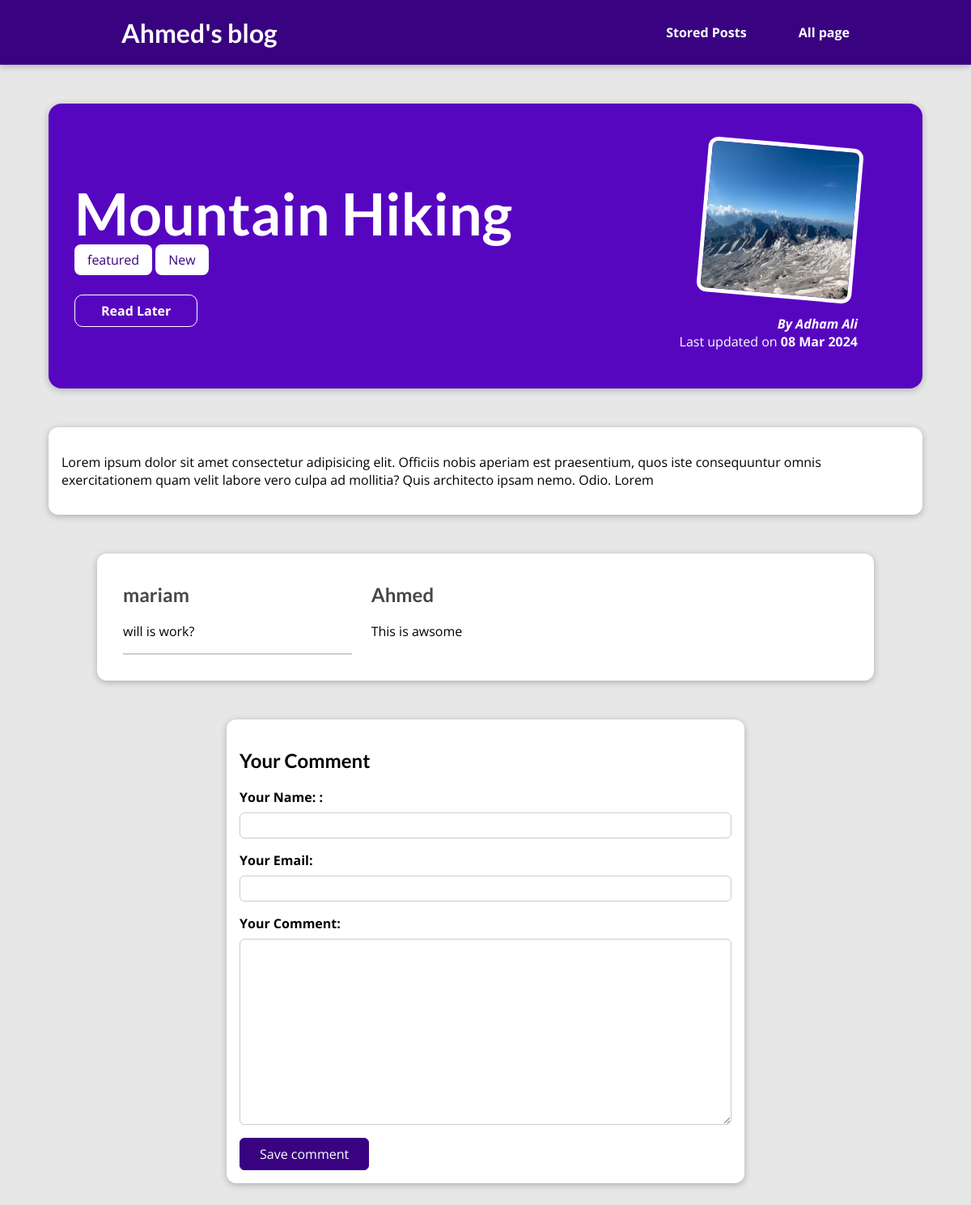
The app's page /posts/mountain-hiking with its own data.
### blog/models.py (models this page shows, shortened)
class Post(models.Model):
    title = models.CharField(max_length=100)
    excerpt = models.CharField(max_length=254)
    image = models.ImageField(upload_to="posts", null=True)
    date = models.DateField(auto_now=True)
    slug = models.SlugField(default="", null=False,
                            blank=True,
                            unique=True)
    author = models.ForeignKey(Author, on_delete=models.SET_NULL,
                               null=True,
                               related_name="posts")
    tags = models.ManyToManyField(Tag)
    content = models.TextField()

class Tag(models.Model):
    captions = models.CharField(max_length=20)

class Author(models.Model):
    first_name = models.CharField(max_length=100)
    last_name = models.CharField(max_length=100)
    email_address = models.EmailField(unique=True)
    def full_name(self):
        return f"{self.first_name} {self.last_name}"
    def __str__(self):
        return self.full_name()

class Comments(models.Model):
    user_name = models.CharField(max_length=120)
    user_email = models.EmailField(null=True)
    text = models.TextField(max_length=300)
    post = models.ForeignKey(Post, on_delete=models.CASCADE,
                             related_name="comments")

### blog/views.py (the view, shortened to what this page needs)
# urls.py: path("posts/<slug:slug>", views.PostDetailView.as_view(),
class PostDetailView(View):
    def is_stored_posts(self, request, post_id):
        stored_post = request.session.get("stored_posts")
        if stored_post is not None:
            is_saved_for_later = post_id in stored_post
        else:
            is_saved_for_later = False
        return is_saved_for_later
    def get(self, request, slug):
        post = Post.objects.get(slug=slug)
        context = {
            "post": post,
            "post_tags": post.tags.all(),
            "comment_form": CommentForms(),
            "comments": post.comments.all().order_by("-id"),
            "saved": self.is_stored_posts(request, post.id)
        }
        return render(request, "blog/post_detail.html", context)

### blog/forms.py
class CommentForms(forms.ModelForm):
    class Meta:
        model = Comments
        exclude = ["post"]
        labels = {
            "user_name": "Your Name: ",
            "user_email": "Your Email",
            "text": "Your Comment"
        }
        def user_name(self):
            return str(self.user_name).capitalize()

### blog/templates/blog/post_detail.html (shortened to what this page needs)
{%extends "base.html"%}
{%load static%}
{%block css_files%}
<link rel="stylesheet" href="{%static "blog/all_posts.css"%}">
<link rel="stylesheet" href="{%static "blog/post.css"%}">
<link rel="stylesheet" href="{%static "blog/post_detail.css"%}">
{%endblock%}
{%block content%}
<section id="summary">
    <h2>{{post.title}}</h2>
    <div>
        {%for tag in post_tags %}
        <span class="tag">{{tag.captions}}</span>
        {%endfor%}
    </div>
    <div id="read-later">
        <form action="{%url "read-later"%}" method="POST">
            <button>
                {% if saved %}
                    Remove from read later
                {%else%}
                Read Later
                {% endif %}
            </button>
        </form>
    </div>
    <article>
        <img src="{{post.image.url}}" alt="Post-title">
        <address>By  <a href="mailto:{{post.author.email_address}}">{{post.author}}</a></address>
        <div>
            Last updated on <time>{{post.date|date:"d M Y"}}</time>
        </div>
    </article>
</section>
<main>
    <p>{{post.content|linebreaks}}</p>
</main>
<section id="comments">
    <ul>
        {%for comment in comments%}
        <li>
            <h2>{{comment.user_name}}</h2>
            <p>{{comment.text|linebreaks}}</p>
        </li>
        {%endfor%}
    </ul>
</section>
<section  id="comment-form">
    <h2>Your Comment</h2>
    <form action="{%url "post-detail-page" post.slug%}" method="POST">
        {%for form_field in comment_form%}
        <div class="form-control {%if form_field.errors%} invalid {%endif%}">
            {{form_field.label_tag}}
            {{form_field}}
        </div>
        {%endfor%}
        <button>Save comment</button>
    </form>
</section>
{%endblock%}

### templates/base.html (shortened to what this page needs)
{%load static%}
<!DOCTYPE html>
<html lang="en">
<head>
    <link rel="stylesheet" href="{%static "app.css"%}">
    {%block css_files%}
    {%endblock%}
</head>
<body>
    <header id="main-navigation">
        <h1><a href="{%url "starting-page"%}">Ahmed's blog</a></h1>
        <nav>
            <a href="{%url "read-later"%}">Stored Posts</a>
            <a href="{%url "posts-page"%}">All page</a>
        </nav>
    </header>
    {%block content%}
    {%endblock%}
</body>
</html>

### static/app.css (style rules this page uses)
* { box-sizing: border-box; }
html { font-family: 'Open Sans', 'Lato', sans-serif; }
body { margin: 0; }
h1, h2, h3 { font-family: 'Lato', sans-serif; font-weight: bold; }
#main-navigation { width: 100%; height: 5rem; display: flex; justify-content: space-between; align-items: center; padding: 0 10%; position: absolute; top: 0; left: 0; }
#main-navigation a { text-decoration: none; color: white; font-weight: bold; transition: .3s; padding: 5px 30px; }

### blog/static/blog/all_posts.css (style rules this page uses)
body { background-color: #e7e7e7; }
#main-navigation { background-color: #390281; box-shadow: 0 2px 8px rgba(0, 0, 0, 0.25); }
ul { list-style: none; margin: 0; padding: 0; display: grid; grid-template-columns: repeat(auto-fill, minmax(17rem, 1fr)); gap: 1.5rem; }

### blog/static/blog/post_detail.css (style rules this page uses)
body { background-color: #e7e7e7; }
#main-navigation { background-color: #390281; box-shadow: 0 2px 8px rgba(0, 0, 0, 0.25); }
#summary { margin: 8rem auto 3rem auto; padding: 2rem; width: 90%; max-width: 90rem; border-radius: 16px; background-color: #5706c0; position: relative; box-shadow: 0 2px 8px rgba(0, 0, 0, 0.25); height: 22rem; }
#summary h2 { color: white; font-size: 4.5rem; margin-bottom: 0.25rem; }
#summary article { position: absolute; top: 2rem; right: 3rem; padding: 1rem 2rem; border-radius: 12px; text-align: right; color: white; }
#summary article img { width: 12rem; height: 12rem; border-radius: 12px; transform: rotateZ(5deg); border: 5px solid white; margin-bottom: 1rem; }
#summary address { font-weight: bold; }
#summary a { color: white; text-decoration: none; }
#summary time { font-weight: bold; }
#read-later { margin: 2rem 0; }
#read-later button { background-color: transparent; border: 1px solid white; padding: 0.5rem 2rem; font: inherit; color: white; cursor: pointer; transition: .3s; border-radius: 10px; font-weight: bold; }
main { width: 90%; max-width: 90rem; margin: 3rem auto; background-color: white; padding: 1rem; border-radius: 12px; box-shadow: 0 2px 8px rgba(0, 0, 0, 0.25); }
.tag { background-color: white; color: #390281; padding: 0.5rem 1rem; border-radius: 8px; width : max-content; }
#comment-form { margin: 3rem auto; width: 90%; max-width: 40rem; border-radius: 12px; background-color: white; box-shadow: 0 2px 8px rgba(0, 0, 0, 0.25); padding: 1rem; }
#comment-form button { font: inherit; background-color: #390281; color: white; border: 1px solid #390281; padding: 0.5rem 1.5rem; border-radius: 6px; cursor: pointer; }
.form-control { margin-bottom: 1rem; }
.form-control label { font-weight: bold; margin-bottom: 0.5rem; display: block; }
.form-control input, .form-control textarea { display: block; width: 100%; font: inherit; padding: 0.25rem; border-radius: 6px; border: 1px solid #ccc; }
#comments { margin: 3rem auto; width: 90%; max-width: 60rem; border-radius: 12px; background-color: white; box-shadow: 0 2px 8px rgba(0, 0, 0, 0.25); padding: 1rem 2rem; }
#comments ul { list-style: none; margin: 0; padding: 0; }
#comments li { margin-bottom: 1rem; border-bottom: 2px solid #ccc; }
#comments li:last-of-type { border-bottom: none; }
#comments h2 { color: #464646; }

### records on screen
Post: title "Mountain Hiking", image (picture), author "Adham Ali", date "08 Mar 2024", content "Lorem ipsum dolor sit amet consectetur adipisicing elit. Officiis nobis aperiam est praesentium, quos iste consequuntur omnis exercitationem quam velit labore vero culpa ad mollitia? Quis architecto ipsam nemo. Odio. Lorem"
Tag: captions "featured"
Tag: captions "New"
Comments: user_name "mariam", text "will is work?"
Comments: user_name "Ahmed", text "This is awsome"
